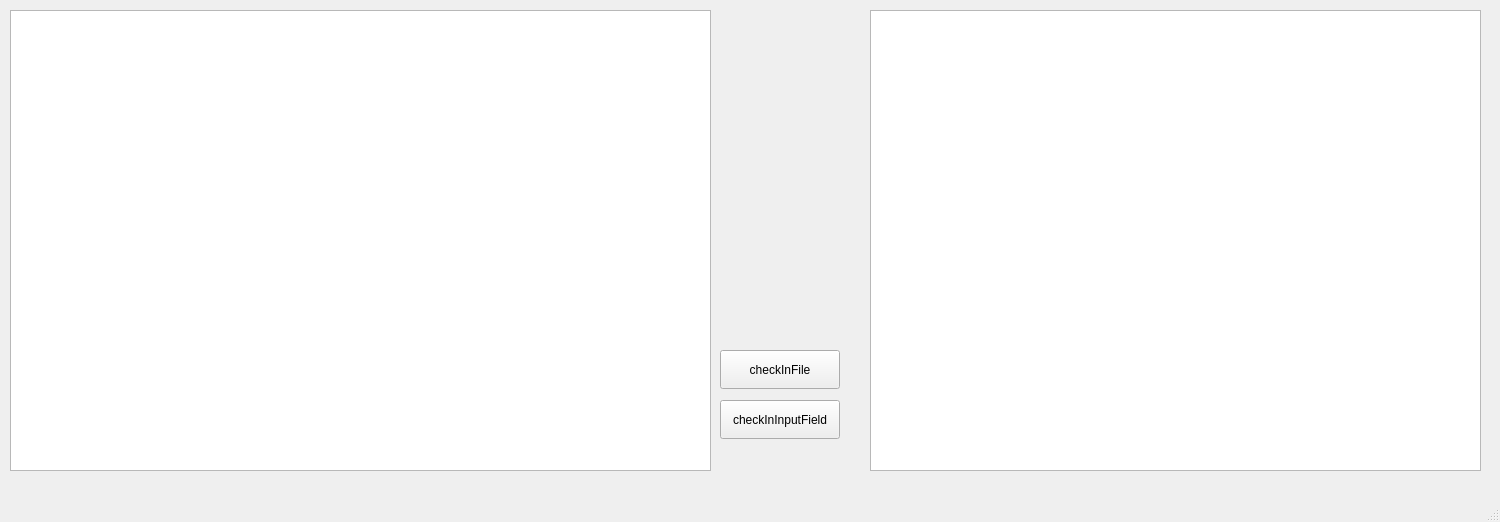
<?xml version="1.0" encoding="UTF-8"?>
<ui version="4.0">
 <class>MainWindow</class>
 <widget class="QMainWindow" name="MainWindow">
  <property name="geometry">
   <rect>
    <x>0</x>
    <y>0</y>
    <width>1500</width>
    <height>522</height>
   </rect>
  </property>
  <property name="windowTitle">
   <string>MainWindow</string>
  </property>
  <widget class="QWidget" name="centralwidget">
   <widget class="QTextEdit" name="textEdit">
    <property name="geometry">
     <rect>
      <x>10</x>
      <y>10</y>
      <width>701</width>
      <height>461</height>
     </rect>
    </property>
   </widget>
   <widget class="QPushButton" name="pushButton">
    <property name="geometry">
     <rect>
      <x>720</x>
      <y>400</y>
      <width>120</width>
      <height>39</height>
     </rect>
    </property>
    <property name="text">
     <string>checkInInputField</string>
    </property>
   </widget>
   <widget class="QPushButton" name="button_checkInFile">
    <property name="geometry">
     <rect>
      <x>720</x>
      <y>350</y>
      <width>120</width>
      <height>39</height>
     </rect>
    </property>
    <property name="text">
     <string>checkInFile</string>
    </property>
   </widget>
   <widget class="QTableWidget" name="tableWidget">
    <property name="geometry">
     <rect>
      <x>870</x>
      <y>10</y>
      <width>611</width>
      <height>461</height>
     </rect>
    </property>
   </widget>
  </widget>
  <widget class="QMenuBar" name="menubar">
   <property name="geometry">
    <rect>
     <x>0</x>
     <y>0</y>
     <width>1500</width>
     <height>25</height>
    </rect>
   </property>
  </widget>
  <widget class="QStatusBar" name="statusbar"/>
 </widget>
 <resources/>
 <connections/>
</ui>
